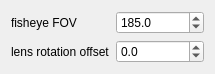
<?xml version="1.0" encoding="UTF-8"?>
<ui version="4.0">
 <class>Dialog</class>
 <widget class="QDialog" name="Dialog">
  <property name="geometry">
   <rect>
    <x>0</x>
    <y>0</y>
    <width>215</width>
    <height>68</height>
   </rect>
  </property>
  <property name="windowTitle">
   <string>Dialog</string>
  </property>
  <layout class="QGridLayout" name="gridLayout">
   <item row="0" column="0">
    <widget class="QLabel" name="label">
     <property name="text">
      <string>fisheye FOV</string>
     </property>
     <property name="buddy">
      <cstring>fov_doubleSpinBox</cstring>
     </property>
    </widget>
   </item>
   <item row="0" column="1">
    <widget class="QDoubleSpinBox" name="fov_doubleSpinBox">
     <property name="decimals">
      <number>1</number>
     </property>
     <property name="minimum">
      <double>90.000000000000000</double>
     </property>
     <property name="maximum">
      <double>360.000000000000000</double>
     </property>
     <property name="singleStep">
      <double>0.100000000000000</double>
     </property>
     <property name="value">
      <double>185.000000000000000</double>
     </property>
    </widget>
   </item>
   <item row="1" column="0">
    <widget class="QLabel" name="label_2">
     <property name="text">
      <string>lens rotation offset</string>
     </property>
     <property name="buddy">
      <cstring>lensrot_doubleSpinBox</cstring>
     </property>
    </widget>
   </item>
   <item row="1" column="1">
    <widget class="QDoubleSpinBox" name="lensrot_doubleSpinBox">
     <property name="decimals">
      <number>1</number>
     </property>
     <property name="minimum">
      <double>-180.000000000000000</double>
     </property>
     <property name="maximum">
      <double>180.000000000000000</double>
     </property>
     <property name="singleStep">
      <double>0.100000000000000</double>
     </property>
    </widget>
   </item>
  </layout>
 </widget>
 <resources/>
 <connections/>
</ui>
